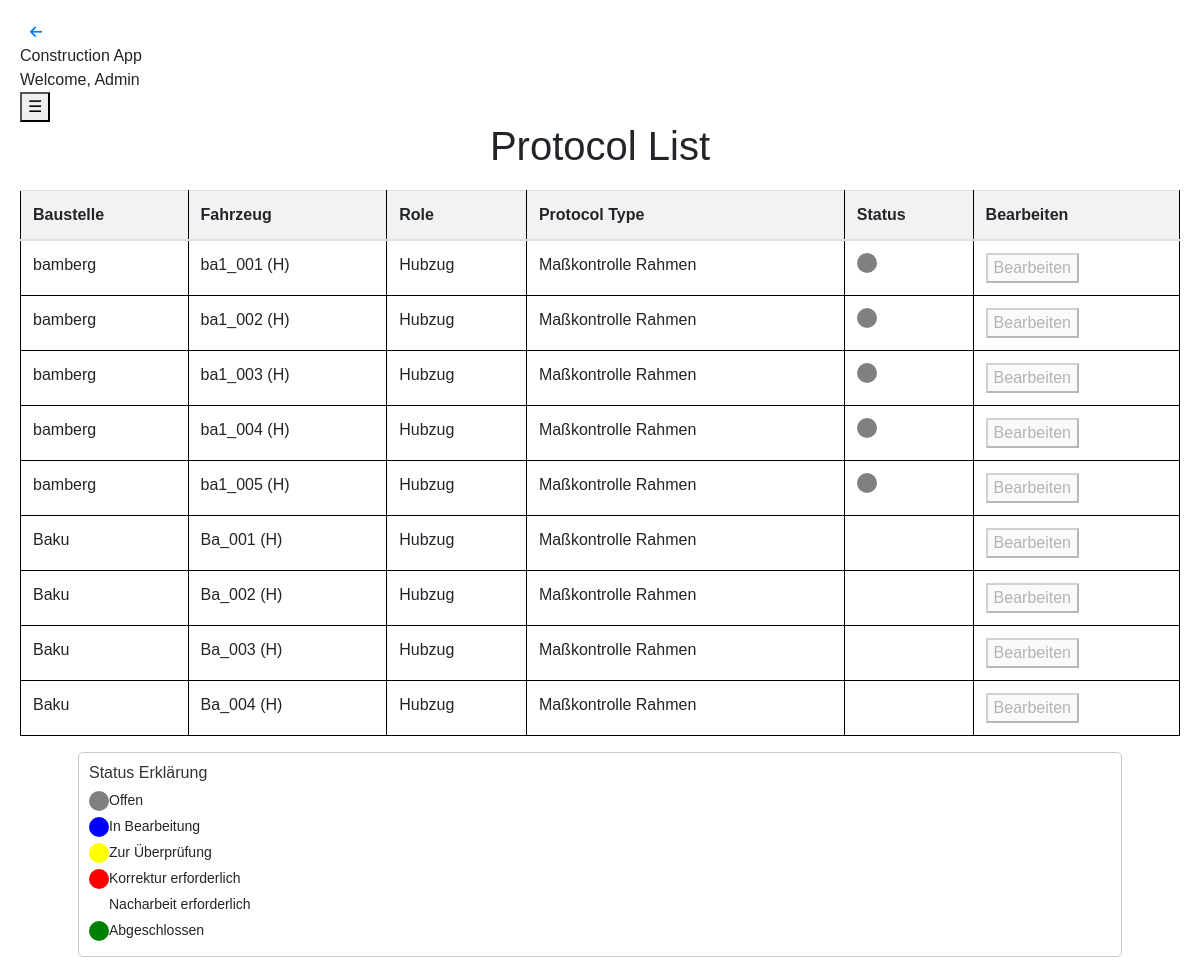
The app's page /protocol_list/, older data.
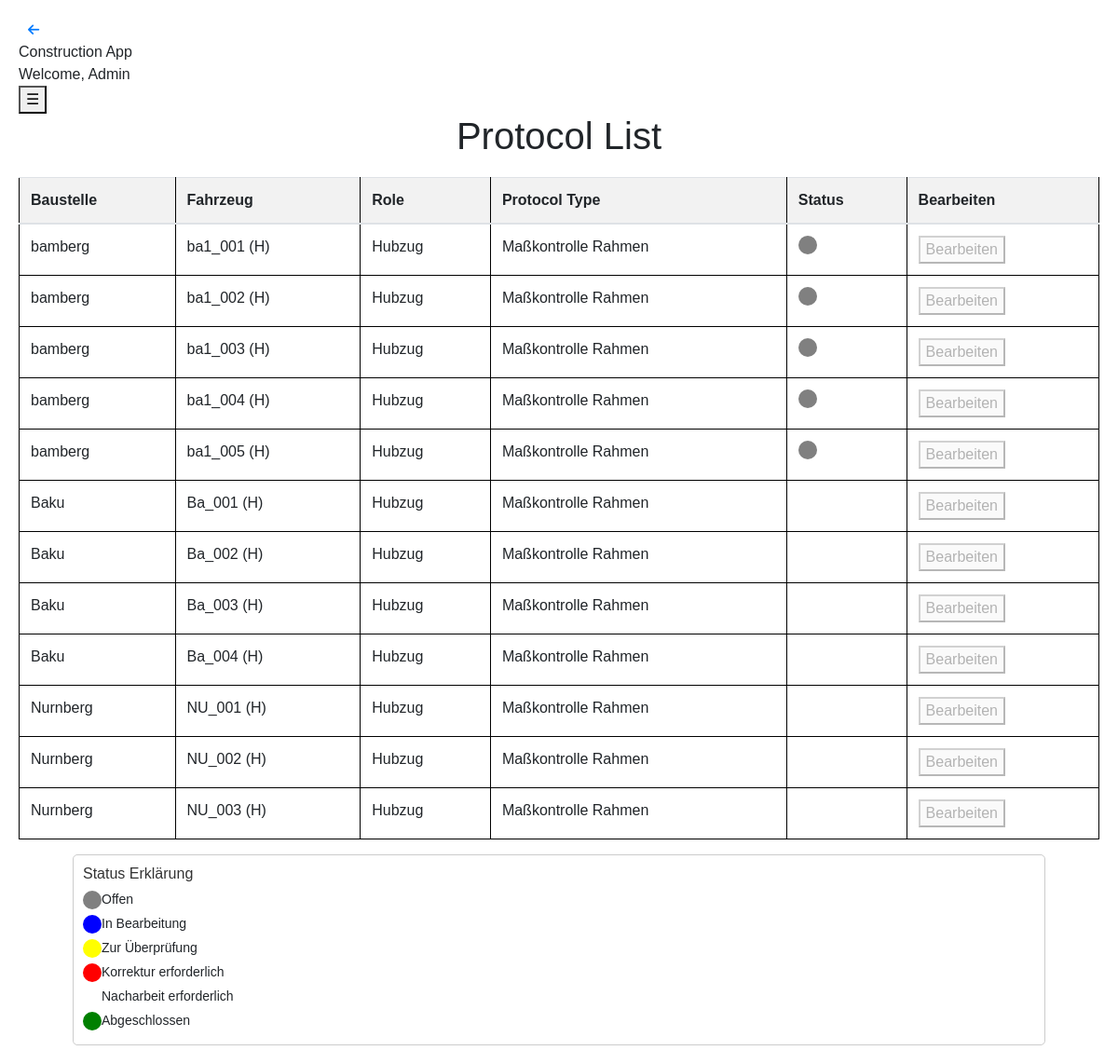
The same page, newer data.
### myapp/models.py (models this page shows, shortened)
class newFahrzeug(models.Model):
    baustelle = models.ForeignKey(newBaustelle, on_delete = models.CASCADE)
    fahrzeugName = models.CharField(max_length=30)
    isVisible = models.BooleanField(default=False)
    hubzug = models.OneToOneField(newHubzug, on_delete=models.CASCADE, null=True, blank=True)

class newBaustelle(models.Model):
    baustelleName=models.CharField(max_length=30)
    def __str__(self):
        return self.baustelleName

class newHubzug(models.Model):
    protocol1 = models.ForeignKey(ProtocolHubzugLiftingHost, on_delete = models.CASCADE)
    protocol2 = models.ForeignKey(ProtocolHubzugLaufSeiltrommel, on_delete = models.CASCADE)
    protocol3 = models.ForeignKey(ProtocolHubzugMassSeiltrommel, on_delete = models.CASCADE)
    protocol4 = models.ForeignKey(ProtocolLaufHubzug, on_delete = models.CASCADE)
    protocol5 = models.ForeignKey(ProtocolEndkontrolle, on_delete = models.CASCADE)

### myapp/helper/modelsHelper.py (models this page shows)
class ProtocolHubzugLiftingHost(models.Model):
    count = models.PositiveIntegerField(default=12)
    isSaved = models.BooleanField(default=False)
    isClosed = models.BooleanField(default=False)
    isExported = models.BooleanField(default=False)
    isCorrecturNeeded = models.BooleanField(default=False)
    isPermanentDone = models.BooleanField(default=False)
    isNacharbeitNeeded = models.BooleanField(default=False)
    text_1_1 = models.TextField(null=True, blank=True)
    text_1_1_remark = models.TextField(null=True, blank=True)
    oknok_3_6 = models.TextField(null=True, blank=True)
    oknok_3_6_soll = models.TextField(default = "93", null=True, blank=True)
    oknok_3_6_remark = models.TextField(null=True, blank=True)
    check_size_10_2 = models.TextField(null=True, blank=True)
    check_size_10_2_soll = models.TextField(default = "245", null=True, blank=True)
    check_size_10_2_soll_avr = models.TextField(default = "3", null=True, blank=True)
    check_size_10_2_remark = models.TextField(null=True, blank=True)
    oknok_3_6 = models.TextField(verbose_name="1.1", null=True, blank=True)
    protocolName = models.CharField(max_length=255, default="Maßkontrolle Rahmen")
    drawing = models.TextField(verbose_name="Zeichnung-Nr / Drawing No.", null=True, blank=True)
    rev = models.TextField(verbose_name="Rev", null=True, blank=True)
    order = models.TextField(verbose_name="Auftragsnr. / Order No.", null=True, blank=True)
    order_sag = models.TextField(verbose_name="Auftragsnr.-SAG / Order No.-SAG", null=True, blank=True)
    device = models.TextField(verbose_name="Geräte-Nr. / Device No.", null=True, blank=True)
    hoist = models.TextField(verbose_name="Hubzug-Nr. / Hoist No.", null=True, blank=True)
    company = models.TextField(verbose_name="Firma / Company", null=True, blank=True)
    quantity = models.TextField(verbose_name="Stückzahl / Quantity", null=True, blank=True)
    check_size_1 = models.TextField(verbose_name="Visual inspection of weldings, sampling, welding bend, check size of welding seams / EXC3", null=True, blank=True)
    oknok_size_1 = models.TextField(verbose_name="Tighten screws M12x65-8.8-A2F MA=93Nm", null=True, blank=True)
    check_size_3 = models.TextField(verbose_name="wooden block height between bottom of traverse and top of upper frameand lower frame. Front and Rear. Same heigth for all carriers", null=True, blank=True)
    check_size_4 = models.TextField(verbose_name="4. Durchmesser 2. Anschlussbohrung / Diameter of 2nd connecting hole", null=True, blank=True)
    check_size_4a = models.TextField(verbose_name="4a. Abstand zwischen Gehäuseseiten* / Distance between the frame sides *", null=True, blank=True)
    check_size_5 = models.TextField(verbose_name="5. Horizontaler Abstand zu Lochkreismitte für Lageranbau* / Horizontal distance to centre of drum bearing*", null=True, blank=True)
    check_size_6 = models.TextField(verbose_name="6. Vertikaler Abstand zu Lochkreismitte für Lageranbau* / Vertical distance to centre of drum bearing*", null=True, blank=True)
    check_size_7 = models.TextField(verbose_name="7. Durchmesser der Lagerbohrung* / Diameter of the holes for the bearings*", null=True, blank=True)
    check_size_8 = models.TextField(verbose_name="8. Abstand zwischen Trommelachse und Bohrung für Klinke / Distance between centre of drum shaft and hole for catch lever", null=True, blank=True)
    check_size_9 = models.TextField(verbose_name="9. Abstand zwischen Trommelachse und Bohrung für Klinke / Distance between centre of drum shaft and hole for catch lever", null=True, blank=True)
    check_size_10 = models.TextField(verbose_name="10. Durchmesser der beiden Aufnahmebohrungen der Klinke / Diameter of both holes for the Catch lever", null=True, blank=True)
    position_tolerance_11 = models.TextField(verbose_name="11. Rechtwinkligkeit Trommellagerachse zu beiden Flächen der Seitenscheiben Pos. 1+2 / Right angle drum axle to both sides of the hoist frame Pos. 1 and Pos. 2", null=True, blank=True)
    check_size_1_soll =  models.TextField(default = "1230", null=True, blank=True)
    check_size_1_soll_avr =  models.TextField(default = "1.2", null=True, blank=True)
    oknok_size_1_soll =  models.TextField(default = "245", null=True, blank=True)
    check_size_2_soll_avr =  models.TextField(default = "0.5", null=True, blank=True)
    check_size_3_soll =  models.TextField(default = "23", null=True, blank=True)
    check_size_3_soll_avr =  models.TextField(default = "0.2", null=True, blank=True)
    check_size_4_soll =  models.TextField(default = "23", null=True, blank=True)
    check_size_4_soll_avr =  models.TextField(default = "0.2", null=True, blank=True)
    check_size_4a_soll =  models.TextField(default = "1156", null=True, blank=True)
    check_size_4a_soll_avr =  models.TextField(default = "0.5", null=True, blank=True)
    check_size_5_soll =  models.TextField(default = "300", null=True, blank=True)
    check_size_5_soll_avr =  models.TextField(default = "0.5", null=True, blank=True)
    check_size_6_soll =  models.TextField(default = "204", null=True, blank=True)
    check_size_6_soll_avr =  models.TextField(default = "0.5", null=True, blank=True)
    check_size_7_soll =  models.TextField(default = "150", null=True, blank=True)
    check_size_7_soll_avr =  models.TextField(default = "0.15", null=True, blank=True)
    check_size_8_soll =  models.TextField(default = "115", null=True, blank=True)
    check_size_8_soll_avr =  models.TextField(default = "0.1", null=True, blank=True)
    check_size_9_soll =  models.TextField(default = "150", null=True, blank=True)
    check_size_9_soll_avr =  models.TextField(default = "0.1", null=True, blank=True)
    check_size_10_soll =  models.TextField(default = "35", null=True, blank=True)
    check_size_10_soll_avr =  models.TextField(default = "0.025", null=True, blank=True)
    position_tolerance_11_soll =  models.TextField(default = "0.3", null=True, blank=True)
    position_tolerance_11_soll_avr =  models.TextField(default = "0", null=True, blank=True)
    miscellaneous = models.TextField(verbose_name="Sonstiges / Miscellaneous", blank=True, null=True)
    remark = models.TextField(verbose_name="Bemerkungen / Remarks", blank=True, null=True)
    measure = models.TextField(verbose_name="Messgerät / Measure tools", blank=True, null=True)
    date = models.CharField(verbose_name="Datum / Date", max_length=10, help_text="Format: dd.mm.yyyy", null=True, blank=True)
    inspector = models.CharField(verbose_name="Prüfer / Inspector", max_length=20, null=True, blank=True)
    department = models.TextField(verbose_name="Abteilung / Department", blank=True, null=True)
    last_changer = models.CharField(verbose_name="Last modified by", max_length=100, blank=True, null=True)
    baustelle = models.CharField(verbose_name="Baustelle", max_length=100, blank=True, null=True)
    additional_data = models.JSONField(default=dict, blank=True, null=True)

### myapp/views.py (the view, shortened to what this page needs)
# urls.py: path('protocol_list/', views.protocol_list, name='protocol_list'),
def protocol_list(request):
    protocols = newFahrzeug.objects.all()
    filter_form = ProtocolFilterForm(request.GET or None)
    return render(request, 'protocol_list.html', {'protocols': protocols, 'filter_form': filter_form})

### templates/protocol_list.html (shortened to what this page needs)
<!DOCTYPE html>
{% load static %}
<html lang="en">
<head>
  <link rel="stylesheet" href="https://stackpath.bootstrapcdn.com/bootstrap/4.5.2/css/bootstrap.min.css">
  <link rel="stylesheet" href="https://cdnjs.cloudflare.com/ajax/libs/font-awesome/6.4.0/css/all.min.css">
  <link rel="stylesheet" href="{% static 'myapp/protocol_list.css' %}">
</head>
<body>
  <header class="siemens-header">
    <div class="siemens-logo">
      <a href="/adminView/" class="back-link" aria-label="Back to Admin View">
        <i class="fas fa-arrow-left"></i>
      </a>
    </div>
    <div class="siemens-center">
      <div class="siemens-title">Construction App</div>
      <div class="welcome-text">Welcome, Admin</div>
    </div>
    <div class="siemens-menu">
      <button class="menu-button" aria-haspopup="true" aria-expanded="false" aria-controls="mainMenu">☰</button>
    </div>
  </header>
  <main class="page-wrap">
    <h1 class="section-title">Protocol List</h1>
    <div class="table-wrap">
      <table class="table proto-table">
        <thead>
          <tr>
            <th>Baustelle</th>
            <th>Fahrzeug</th>
            <th>Role</th>
            <th>Protocol Type</th>
            <th>Status</th>
            <th class="min-col">Bearbeiten</th>
          </tr>
        </thead>
        <tbody>
          {% for protocol in protocols %}
          <tr>
            <td>{{ protocol.baustelle }}</td>
            <td>{{ protocol.fahrzeugName }}</td>
            <td>Hubzug</td>
            <td>{{ protocol.hubzug.protocol1.protocolName }}</td>
            <td>
              {% if not protocol.hubzug.protocol1.isPermanentDone %}
                <span class="circle black" title="Nicht gestartet"></span>
              {% elif protocol.hubzug.protocol1.isExported %}
                <span class="circle green" title="Abgeschlossen"></span>
              {% elif protocol.hubzug.protocol1.isNacharbeitNeeded %}
                <span class="circle orange" title="Nacharbeit erforderlich"></span>
              {% elif protocol.hubzug.protocol1.isCorrecturNeeded %}
                <span class="circle red" title="Korrektur erforderlich"></span>
              {% elif protocol.hubzug.protocol1.isClosed %}
                <span class="circle yellow" title="Zur Überprüfung"></span>
              {% elif protocol.hubzug.protocol1.isSaved %}
                <span class="circle blue" title="In Bearbeitung"></span>
              {% else %}
                <span class="circle gray" title="Offen"></span>
              {% endif %}
            </td>
            <td>
              {% if not protocol.hubzug.protocol1.isExported %}
                <button class="protokol-button" disabled>Bearbeiten</button>
              {% else %}
                <button class="protokol-button"
                        onclick="location.href='{% url 'protocolHubzugLiftingHostAdmin' protocol.hubzug.protocol1.id %}?fahrzeugId={{ fahrzeug_id }}'">
                  Bearbeiten
                </button>
              {% endif %}
            </td>
          </tr>
          {% endfor %}
        </tbody>
      </table>
    </div>
    <div class="color-legend">
      <h3>Status Erklärung</h3>
      <ul>
        <li><span class="circle gray"></span> Offen</li>
        <li><span class="circle blue"></span> In Bearbeitung</li>
        <li><span class="circle yellow"></span> Zur Überprüfung</li>
        <li><span class="circle red"></span> Korrektur erforderlich</li>
        <li><span class="circle orange"></span> Nacharbeit erforderlich</li>
        <li><span class="circle green"></span> Abgeschlossen</li>
      </ul>
    </div>
  </main>
</body>
</html>

### myapp/static/myapp/protocol_list.css (style rules this page uses)
body { font-family: Arial, sans-serif; margin: 20px; }
h1 { text-align: center; }
table { width: 100%; border-collapse: collapse; margin: 20px 0; }
table, th, td { border: 1px solid black; }
th, td { padding: 8px; text-align: left; }
th { background-color: #f2f2f2; }
a { color: blue; text-decoration: none; }
.circle { width: 20px; height: 20px; border-radius: 50%; display: inline-block; }
.red { background-color: red; }
.yellow { background-color: yellow; }
.green { background-color: green; }
.gray { background-color: gray; }
.blue { background-color: blue; }
.color-legend { width: auto; max-width: 90%; margin-left: auto; margin-right: auto; padding: 10px; background-color: #fff; border: 1px solid #ccc; border-radius: 5px; box-sizing: border-box; }
.color-legend h3 { font-size: 16px; color: #333; }
.color-legend ul { list-style-type: none; padding: 0; margin: 0; }
.color-legend li { display: flex; align-items: center; margin-bottom: 5px; font-size: 14px; }
a { color: #007BFF; text-decoration: none; font-size: 14px; margin-left: 10px; }

Row changes from the older to the newer data that the page shows:
added newFahrzeug: baustelle "Nurnberg", fahrzeugName "NU_001 (H)", hubzug.protocol1.protocolName "Maßkontrolle Rahmen", shows "Bearbeiten"
added newFahrzeug: baustelle "Nurnberg", fahrzeugName "NU_002 (H)", hubzug.protocol1.protocolName "Maßkontrolle Rahmen", shows "Bearbeiten"
added newFahrzeug: baustelle "Nurnberg", fahrzeugName "NU_003 (H)", hubzug.protocol1.protocolName "Maßkontrolle Rahmen", shows "Bearbeiten"
